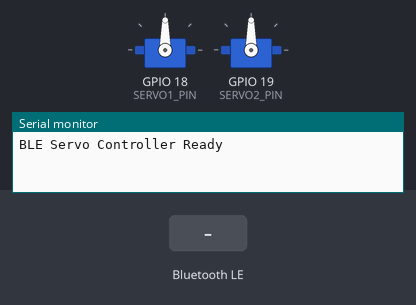
The sketch below on a simulated ESP32. Parts: 2 × servo, the last lines printed to the serial monitor. The inputs (shaded band) are chosen by the test bench. Nothing arrives over Bluetooth unless stated; a phone connects over Bluetooth LE 3 s after start.

Above: at 1.2 s.
1.3 s: Bluetooth LE write "S1:" received
At 2.5 s:
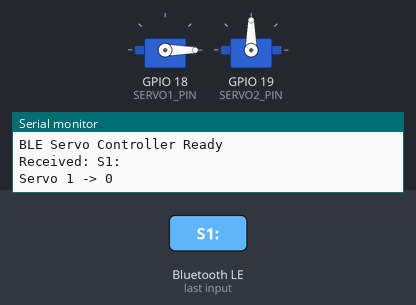
2.8 s: Bluetooth LE write "S2:" received
At 3.9 s:
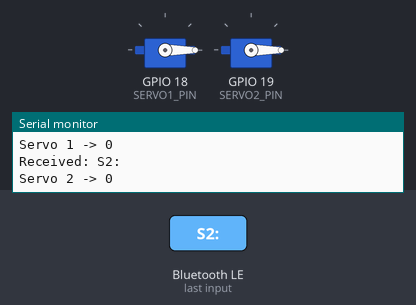
Timing chart, 0 to 5.8 s (numbered marks = the images above; inputs shaded):
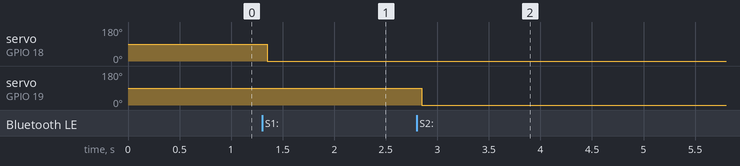

The sketch:

sketch_jun01a.ino
```cpp
#include <BLEDevice.h>
#include <BLEServer.h>
#include <BLEUtils.h>
#include <BLE2902.h>
#include <ESP32Servo.h>

#define SERVO1_PIN 18
#define SERVO2_PIN 19

Servo servo1;
Servo servo2;

#define SERVICE_UUID        "12345678-1234-1234-1234-123456789abc"
#define CHARACTERISTIC_UUID "87654321-4321-4321-4321-cba987654321"

class ServoCallbacks : public BLECharacteristicCallbacks {

  void onWrite(BLECharacteristic *pCharacteristic) {

    String cmd = pCharacteristic->getValue().c_str();

    Serial.print("Received: ");
    Serial.println(cmd);

    if (cmd.startsWith("S1:")) {

      int angle = cmd.substring(3).toInt();

      if (angle >= 0 && angle <= 180) {
        servo1.write(angle);
        Serial.print("Servo 1 -> ");
        Serial.println(angle);
      }
    }

    else if (cmd.startsWith("S2:")) {

      int angle = cmd.substring(3).toInt();

      if (angle >= 0 && angle <= 180) {
        servo2.write(angle);
        Serial.print("Servo 2 -> ");
        Serial.println(angle);
      }
    }
  }
};

void setup() {

  Serial.begin(115200);

  servo1.attach(SERVO1_PIN);
  servo2.attach(SERVO2_PIN);

  servo1.write(90);
  servo2.write(90);

  BLEDevice::init("ESP32 Servo Controller");

  BLEServer *pServer = BLEDevice::createServer();

  BLEService *pService =
      pServer->createService(SERVICE_UUID);

  BLECharacteristic *pCharacteristic =
      pService->createCharacteristic(
          CHARACTERISTIC_UUID,
          BLECharacteristic::PROPERTY_WRITE
      );

  pCharacteristic->setCallbacks(new ServoCallbacks());

  pService->start();

  BLEAdvertising *pAdvertising =
      BLEDevice::getAdvertising();

  pAdvertising->start();

  Serial.println("BLE Servo Controller Ready");
}

void loop() {
  delay(100);
}
```

Measured:
- after the input at 1.3 s, servo on GPIO 18 (SERVO1_PIN): 90° → 0° after 0.05 s
- after the input at 2.8 s, servo on GPIO 19 (SERVO2_PIN): 90° → 0° after 0.05 s
